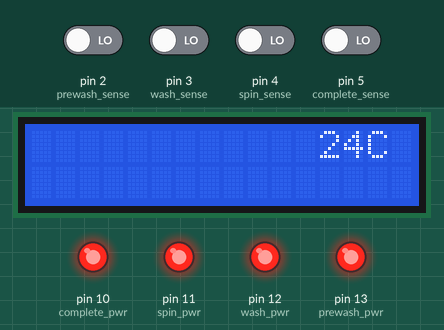
This sketch was run on a simulated Arduino Uno, built with avr-gcc and run on an emulated ATmega328P. On the bench: 16×2 character LCD, output pins drawn as LEDs (lit = HIGH). The inputs (shaded band) are chosen by the test bench; at power-on: pin 2 (prewash_sense), pin 3 (wash_sense), pin 4 (spin_sense), pin 5 (complete_sense) LOW.

Above: at 7.2 s.
7.3 s: pin 2 (prewash_sense) driven HIGH
At 7.45 s:
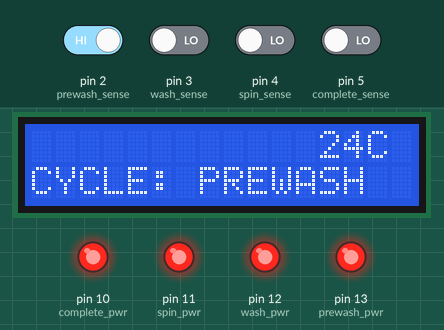
9.7 s: pin 2 (prewash_sense) driven LOW
At 10.9 s:
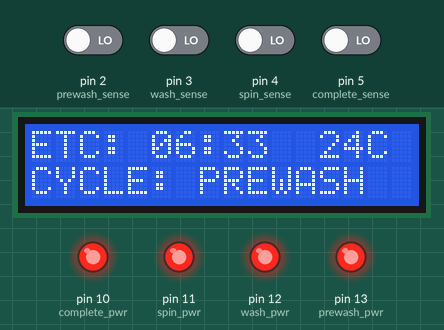
11.2 s: pin 3 (wash_sense) driven HIGH
At 11.35 s:
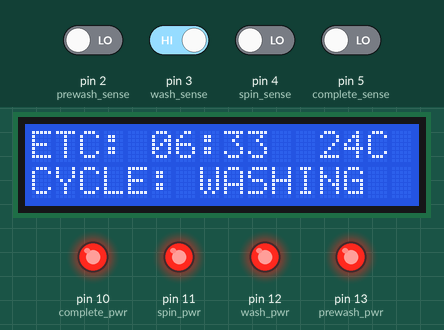
13.6 s: pin 3 (wash_sense) driven LOW
At 14.3 s:
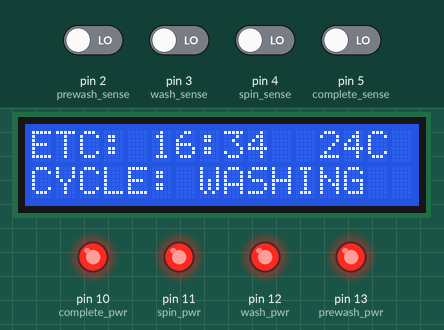
15.1 s: pin 4 (spin_sense) driven HIGH
At 15.25 s:
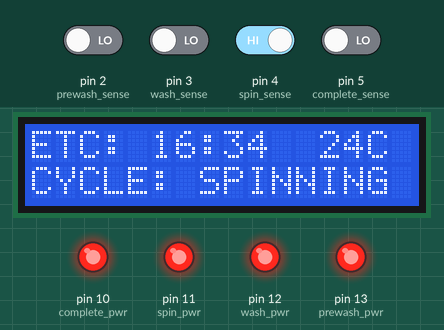
17.5 s: pin 4 (spin_sense) driven LOW
At 18.2 s:
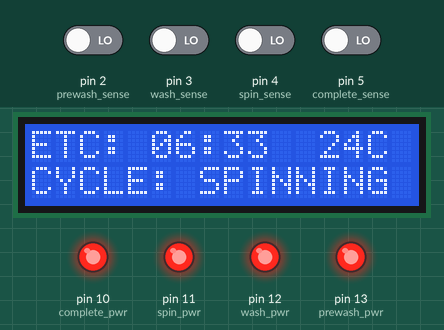
Timing chart, 0 to 20.0 s (numbered marks = the images above; inputs shaded):
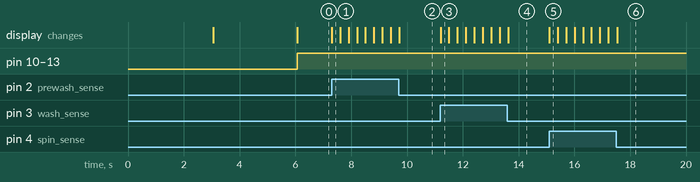

Measured:
- after the input at 7.3 s, the display: changes at once (image 1)
- after the input at 11.2 s, the display: changes at once (image 3)
- after the input at 15.1 s, the display: changes at once (image 5)

The sketch:

washing_machine_monitor.ino
```cpp
#include <LiquidCrystal.h>
LiquidCrystal lcd(6, 1, 0, 9, 8, 7);

int prewash_pwr = 13;
int wash_pwr = 12;
int spin_pwr = 11;
int complete_pwr = 10;

int prewash_sense = 2;
int wash_sense = 3;
int spin_sense = 4;
int complete_sense = 5;

int prewash_max_time = 600;
int wash_max_time = 1200;
int spin_max_time = 600;

int current_temp = 27; // Celcius
const float BETA = 3950; // the Beta Coefficient of this thermistor model

String wash_cycle;
boolean has_run = false;

void setup() {
  // put your setup code here, to run once:
  delay(3000);
  lcd.begin(16, 2);
  lcd.print("STARTING WASH");
  delay(3000);
  lcd.clear();
  updateCurrentTemp();
  pinMode(prewash_pwr, OUTPUT);
  pinMode(wash_pwr, OUTPUT);
  pinMode(spin_pwr, OUTPUT);
  pinMode(complete_pwr, OUTPUT);

  pinMode(prewash_sense, INPUT);
  pinMode(wash_sense, INPUT);
  pinMode(spin_sense, INPUT);
  pinMode(complete_sense, INPUT);
}

void updateCurrentTemp() {
  int analogValue = analogRead(A0);
  current_temp = 1 / (log(1 / (1023. / analogValue - 1)) / BETA + 1.0 / 298.15) - 273.15;
  lcd.setCursor(12, 0);
  lcd.print(current_temp);
  lcd.print("C");
}

void controlCycle(int cycle_sense, int cycle_pwr, int timeout) {
  int seconds = timeout;
  while (digitalRead(cycle_sense) == 1 && seconds > 0) {
    int cycle_state = digitalRead(cycle_sense);
    delay(10);
    seconds--;

    // Convert to minutes:seconds
    int minutes = seconds / 60;
    int remaining_seconds = seconds % 60;

    // Display time in minutes:seconds format
    lcd.setCursor(0, 0);
    lcd.print("ETC: ");

    // Display minutes with leading zero
    if (minutes < 10) {
      lcd.print("0");
    }
    lcd.print(minutes);
    lcd.print(":");

    // Display seconds with leading zero
    if (remaining_seconds < 10) {
      lcd.print("0");
    }
    lcd.print(remaining_seconds);

    if (seconds < 5) {
      digitalWrite(cycle_pwr, LOW);  // Turn off LED
      delay(50);                      // Give it a moment to settle

      // Force the sensor pin to LOW by setting it as OUTPUT temporarily
      pinMode(cycle_sense, OUTPUT);
      digitalWrite(cycle_sense, LOW);  // Clear any floating state
      delay(50);
      pinMode(cycle_sense, INPUT);     // Return to input mode
    }

    if (seconds <= 0) {
      break;
    }
  }
}

void displayCurrentCycle() {
  lcd.setCursor(0, 1);
  lcd.print("CYCLE: ");
  lcd.print(wash_cycle);
}

void loop() {
  // put your main code here, to run repeatedly:
  if (has_run == false) {
    while (wash_cycle != "FINISHED") {
      digitalWrite(prewash_pwr, HIGH);
      int prewash_state = digitalRead(prewash_sense);
      if (prewash_state == 1) {
        wash_cycle = "PREWASH";
        displayCurrentCycle();
        controlCycle(prewash_sense, prewash_pwr, prewash_max_time);
      }

      digitalWrite(wash_pwr, HIGH);
      int wash_state = digitalRead(wash_sense);
      if (wash_state == 1) {
        wash_cycle = "WASHING";
        displayCurrentCycle();
        controlCycle(wash_sense, wash_pwr, wash_max_time);
      }

      digitalWrite(spin_pwr, HIGH);
      int spin_state = digitalRead(spin_sense);
      if (spin_state == 1) {
        wash_cycle = "SPINNING";
        displayCurrentCycle();
        controlCycle(spin_sense, spin_pwr, spin_max_time);
      }

      digitalWrite(complete_pwr, HIGH);
      int complete_state = digitalRead(complete_sense);
      if (complete_state == 1) {
        wash_cycle = "FINISHED";
        lcd.clear();
        displayCurrentCycle();
      }
    }
    has_run = true;
  }
}
```
